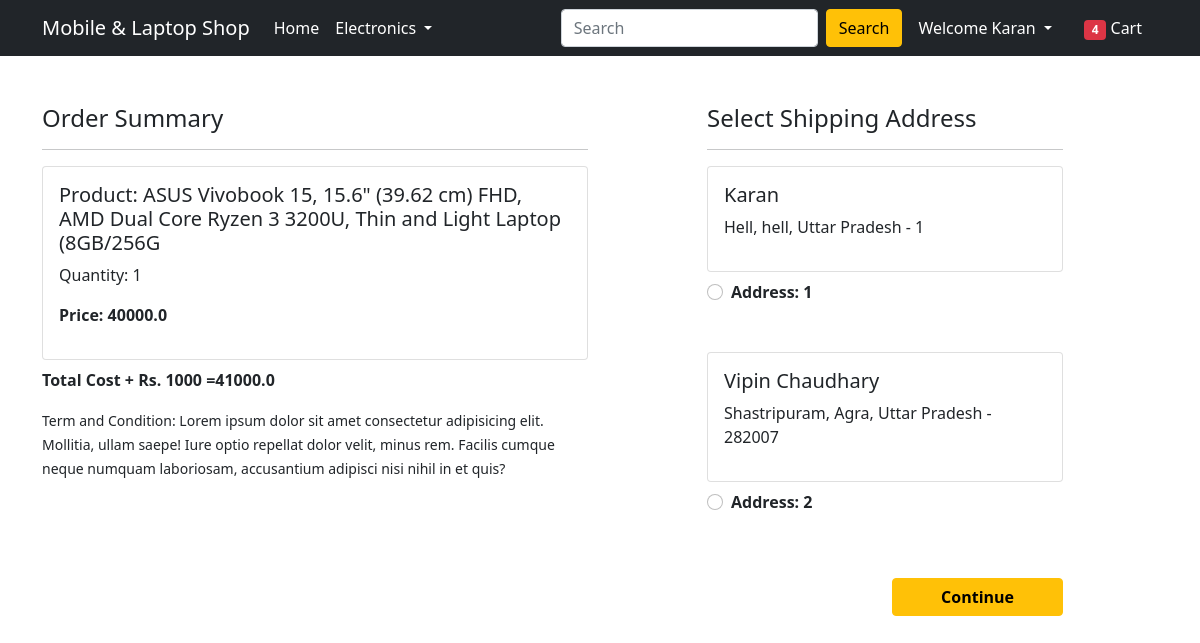
The app's page /checkout/ (signed in), older data.
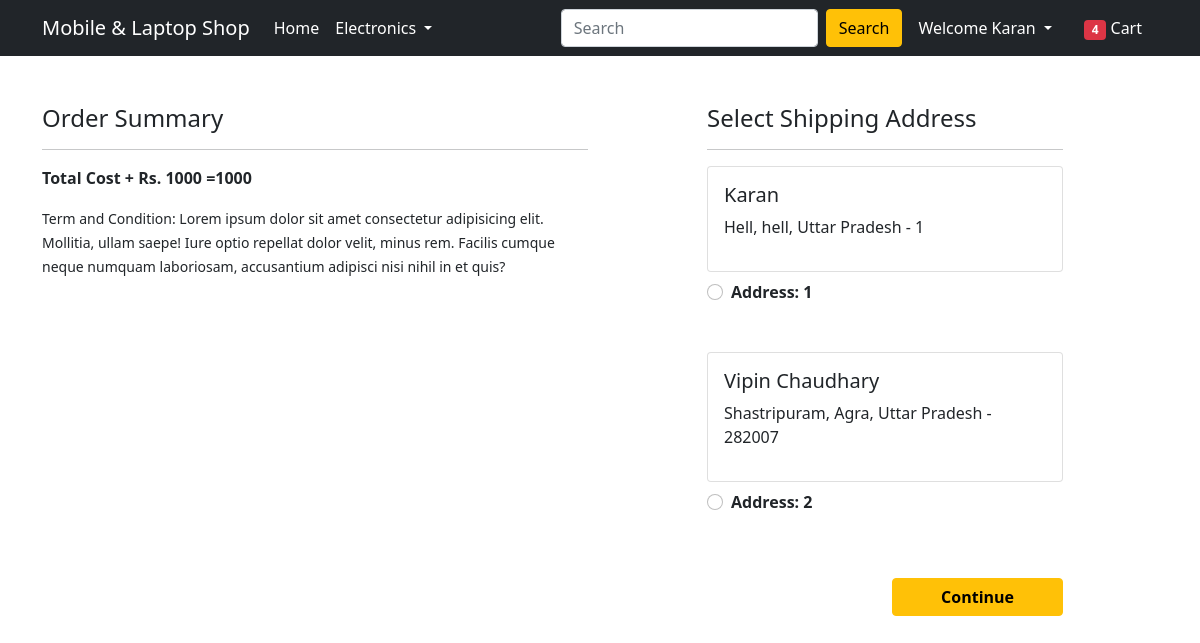
The same page, newer data.
### app/models.py (models this page shows, shortened)
class Cart(models.Model):
	user = models.ForeignKey(User, on_delete=models.CASCADE)
	product = models.ForeignKey(Product, on_delete=models.CASCADE)
	quantity = models.PositiveIntegerField(default=1)
	@property
	def total_cost(self):
		return self.quantity * self.product.selling_price

class Product(models.Model):
	title = models.CharField(max_length=100)
	selling_price = models.FloatField()
	discounted_price = models.FloatField()
	description = models.TextField()
	brand = models.CharField(max_length=100)
	category = models.CharField(choices=CATEGORY_CHOICES, max_length=2)
	product_image = models.ImageField(upload_to='producting')

class Customer(models.Model):
	user = models.ForeignKey(User, on_delete=models.CASCADE)
	name = models.CharField(max_length=200)
	locality = models.CharField(max_length=200)
	city = models.CharField(max_length=50)
	zipcode = models.IntegerField()
	state = models.CharField(choices=STATE_CHOICES, max_length=50)

### app/views.py (the view)
# urls.py: path('checkout/', views.checkout, name='checkout'),
@login_required
def checkout(request):
    user = request.user
    add = Customer.objects.filter(user=user)
    cart_items = Cart.objects.filter(user=user)
    amount = 0
    shipping_amount = 1000
    totalamount = 1000
    cart_product = [p for p in Cart.objects.all() if p.user==request.user]
    if cart_product:
        for p in cart_product:
            tempamount = (p.quantity * p.product.selling_price)
            amount += tempamount
        totalamount = amount + shipping_amount
    return render(request, 'app/checkout.html',{'add':add, 'totalamount':totalamount, 'cart_items':cart_items})

### app/templates/app/checkout.html (shortened to what this page needs)
{% extends 'app/base.html' %}
{% load static %}
{% block main-content %}
<div class="container">
 <div class="row mt-5">
  <div class="col-sm-6">
    <h4>Order Summary</h4>
    <hr>
    {% for items in cart_items %}
      <div class="card mb-2">
        <div class="card-body">
          <h5>Product: {{items.product.title}}</h5>
          <p>Quantity: {{items.quantity}}</p>
          <p class="fw-bold">Price: {{items.total_cost}}</p>
        </div>
      </div>
      {% endfor%}
      <p class="fw-bold">Total Cost + Rs. 1000 ={{totalamount}}</p>
    <small>Term and Condition: Lorem ipsum dolor sit amet consectetur adipisicing elit. Mollitia, ullam saepe! Iure optio repellat dolor velit, minus rem. Facilis cumque neque numquam laboriosam, accusantium adipisci nisi nihil in et quis?</small>
  </div>
  <div class="col-sm-4 offset-sm-1">
    <h4>Select Shipping Address</h4>
    <hr>
    <form action="/paymentdone">
      {% for ad in add %}
      <div class="card">
        <div class="card-body">
        <h5>{{ad.name}}</h5>
        <p>{{ad.locality}}, {{ad.city}}, {{ad.state}} - {{ad.zipcode}}</p>
        </div>
      </div>
        <div class="form-check mt-2 mb-5">
          <input class="form-check-input" type="radio" name="custid" id=" custadd{{forloop.counter}}" value="{{ad.id}}">
          <label class="form-check-label fw-bold" for="">
            Address: {{forloop.counter}} </label>
        </div>
        {% endfor %}
        <div class="text-end">
          <button type="submit" class="btn btn-warning mt-3 px-5 fw-bold">Continue</button>
        </div>
      </form>
    </div>
  </div>
</div>
{% endblock main-content %}

Row changes from the older to the newer data that the page shows:
removed Cart: product "ASUS Vivobook 15, 15.6\" (39.62 cm) FHD, AMD Dual Core Ryzen 3 3200U, Thin and Light Laptop (8GB/256G", quantity "1", total_cost "40000.0"
Text that changed along with them:
{{ totalamount }}: "41000.0" → "1000"
